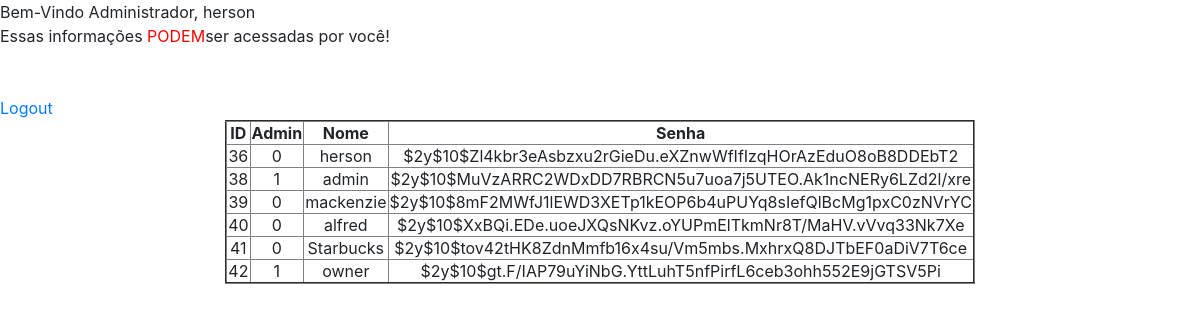
Page /index_admin.php (signed in) on the committed database.
### tables this page shows
CREATE TABLE `usuarios` (
  `ID` int(10) UNSIGNED ZEROFILL NOT NULL,
  `user` varchar(30) DEFAULT NULL,
  `password` varchar(100) DEFAULT NULL,
  `administrator` int(1) DEFAULT NULL
);

### index_admin.php (the view, shortened to what this page needs)
<html>
<link rel="stylesheet" href="https://stackpath.bootstrapcdn.com/bootstrap/4.4.1/css/bootstrap.min.css">
<table align="center" style="text-align: center; " border='2'>
  <tr>
    <th>ID</th>
    <th>Admin</th>
    <th>Nome</th>
    <th>Senha</th>
  </tr>
  <link rel="stylesheet" href="https://stackpath.bootstrapcdn.com/bootstrap/4.4.1/css/bootstrap.min.css">
  <?php
  if (isset($_SESSION["user"])) {
    $login_session = $_SESSION['user'];
    $permission = $_SESSION['permission'];
    if ($permission == 1) {
      echo "Bem-Vindo Administrador, $login_session <br>";
      echo "Essas informações <font color='red'>PODEM</font> ser acessadas por você!<br><br>";
      require 'connect.php';
      $sql = "SELECT * FROM usuarios";
      $stmt = $conn->prepare($sql);
      $stmt->execute();
      $result = $stmt->get_result();
      while ($row = $result->fetch_row()) {
        echo "<tr>";
        echo "<td>" . $row[0] . "</td>";
        echo "<td>" . $row[3] . "</td>";
        echo "<td>" . $row[1] . "</td>";
        echo "<td>" . $row[2] . "</td>";
        echo "</tr>";
      }
    } else {
      echo "Bem-Vindo, $login_session <br>";
      echo "Você NÃO é administrador, portanto NÃO É BEM VINDO AQUI!<br>";
      echo "Essas informações <font color='red'>NÃO PODEM</font> ser acessadas por você";
    }
    echo "<br><a href='logout.php'>Logout</a>";
  } else {
    echo "Bem-Vindo, convidado <br>";
    echo "Essas informações <font color='red'>NÃO PODEM</font> ser acessadas por você";
    echo "<br><a href='login.html'>Faça Login</a> Para ler o conteúdo";
  }
  ?>

### connect.php (shortened to what this page needs)
<link rel="stylesheet" href="https://stackpath.bootstrapcdn.com/bootstrap/4.4.1/css/bootstrap.min.css"
>

### rows in the picture
usuarios: ID "36", administrator "0", user "herson", password "$2y$10$Zl4kbr3eAsbzxu2rGieDu.eXZnwWfIfIzqHOrAzEduO8oB8DDEbT2"
usuarios: ID "38", administrator "1", user "admin", password "$2y$10$MuVzARRC2WDxDD7RBRCN5u7uoa7j5UTEO.Ak1ncNERy6LZd2l/xre"
usuarios: ID "39", administrator "0", user "mackenzie", password "$2y$10$8mF2MWfJ1lEWD3XETp1kEOP6b4uPUYq8sIefQlBcMg1pxC0zNVrYC"
usuarios: ID "40", administrator "0", user "alfred", password "$2y$10$XxBQi.EDe.uoeJXQsNKvz.oYUPmElTkmNr8T/MaHV.vVvq33Nk7Xe"
usuarios: ID "41", administrator "0", user "Starbucks", password "$2y$10$tov42tHK8ZdnMmfb16x4su/Vm5mbs.MxhrxQ8DJTbEF0aDiV7T6ce"
usuarios: ID "42", administrator "1", user "owner", password "$2y$10$gt.F/IAP79uYiNbG.YttLuhT5nfPirfL6ceb3ohh552E9jGTSV5Pi"
